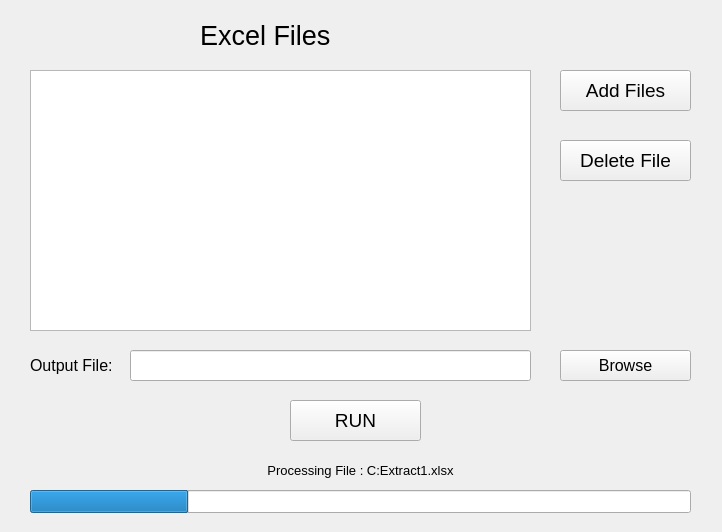
<?xml version="1.0" encoding="UTF-8"?>
<ui version="4.0">
 <class>MainWindow</class>
 <widget class="QMainWindow" name="MainWindow">
  <property name="enabled">
   <bool>true</bool>
  </property>
  <property name="geometry">
   <rect>
    <x>0</x>
    <y>0</y>
    <width>722</width>
    <height>532</height>
   </rect>
  </property>
  <property name="sizePolicy">
   <sizepolicy hsizetype="Fixed" vsizetype="Fixed">
    <horstretch>0</horstretch>
    <verstretch>0</verstretch>
   </sizepolicy>
  </property>
  <property name="windowTitle">
   <string>Main</string>
  </property>
  <widget class="QWidget" name="centralwidget">
   <property name="sizePolicy">
    <sizepolicy hsizetype="Fixed" vsizetype="Fixed">
     <horstretch>0</horstretch>
     <verstretch>0</verstretch>
    </sizepolicy>
   </property>
   <widget class="QListWidget" name="list_files">
    <property name="geometry">
     <rect>
      <x>30</x>
      <y>70</y>
      <width>501</width>
      <height>261</height>
     </rect>
    </property>
    <property name="font">
     <font>
      <pointsize>12</pointsize>
     </font>
    </property>
    <property name="selectionMode">
     <enum>QAbstractItemView::MultiSelection</enum>
    </property>
    <property name="selectionBehavior">
     <enum>QAbstractItemView::SelectItems</enum>
    </property>
    <property name="modelColumn">
     <number>0</number>
    </property>
   </widget>
   <widget class="QLabel" name="label">
    <property name="geometry">
     <rect>
      <x>200</x>
      <y>10</y>
      <width>131</width>
      <height>51</height>
     </rect>
    </property>
    <property name="font">
     <font>
      <pointsize>20</pointsize>
     </font>
    </property>
    <property name="text">
     <string>Excel Files</string>
    </property>
   </widget>
   <widget class="QPushButton" name="btn_AddFiles">
    <property name="geometry">
     <rect>
      <x>560</x>
      <y>70</y>
      <width>131</width>
      <height>41</height>
     </rect>
    </property>
    <property name="font">
     <font>
      <pointsize>14</pointsize>
     </font>
    </property>
    <property name="text">
     <string>Add Files</string>
    </property>
   </widget>
   <widget class="QPushButton" name="btn_DeleteFile">
    <property name="geometry">
     <rect>
      <x>560</x>
      <y>140</y>
      <width>131</width>
      <height>41</height>
     </rect>
    </property>
    <property name="font">
     <font>
      <pointsize>14</pointsize>
     </font>
    </property>
    <property name="text">
     <string>Delete File</string>
    </property>
   </widget>
   <widget class="QLabel" name="label_2">
    <property name="geometry">
     <rect>
      <x>30</x>
      <y>350</y>
      <width>91</width>
      <height>31</height>
     </rect>
    </property>
    <property name="font">
     <font>
      <pointsize>12</pointsize>
     </font>
    </property>
    <property name="text">
     <string>Output File:</string>
    </property>
   </widget>
   <widget class="QLineEdit" name="edit_output_file">
    <property name="geometry">
     <rect>
      <x>130</x>
      <y>350</y>
      <width>401</width>
      <height>31</height>
     </rect>
    </property>
    <property name="font">
     <font>
      <pointsize>9</pointsize>
     </font>
    </property>
    <property name="text">
     <string/>
    </property>
   </widget>
   <widget class="QPushButton" name="btn_Browse">
    <property name="geometry">
     <rect>
      <x>560</x>
      <y>350</y>
      <width>131</width>
      <height>31</height>
     </rect>
    </property>
    <property name="font">
     <font>
      <pointsize>12</pointsize>
     </font>
    </property>
    <property name="text">
     <string>Browse</string>
    </property>
   </widget>
   <widget class="QPushButton" name="btn_Run">
    <property name="geometry">
     <rect>
      <x>290</x>
      <y>400</y>
      <width>131</width>
      <height>41</height>
     </rect>
    </property>
    <property name="font">
     <font>
      <pointsize>14</pointsize>
     </font>
    </property>
    <property name="text">
     <string>RUN</string>
    </property>
   </widget>
   <widget class="QProgressBar" name="prgressbar_Run">
    <property name="geometry">
     <rect>
      <x>30</x>
      <y>490</y>
      <width>661</width>
      <height>23</height>
     </rect>
    </property>
    <property name="layoutDirection">
     <enum>Qt::LeftToRight</enum>
    </property>
    <property name="value">
     <number>24</number>
    </property>
    <property name="textVisible">
     <bool>false</bool>
    </property>
    <property name="orientation">
     <enum>Qt::Horizontal</enum>
    </property>
    <property name="textDirection">
     <enum>QProgressBar::TopToBottom</enum>
    </property>
    <property name="format">
     <string>%p%</string>
    </property>
   </widget>
   <widget class="QLabel" name="lbl_progress">
    <property name="geometry">
     <rect>
      <x>30</x>
      <y>460</y>
      <width>661</width>
      <height>20</height>
     </rect>
    </property>
    <property name="font">
     <font>
      <pointsize>10</pointsize>
     </font>
    </property>
    <property name="text">
     <string>Processing File : C:Extract1.xlsx</string>
    </property>
    <property name="alignment">
     <set>Qt::AlignCenter</set>
    </property>
   </widget>
  </widget>
 </widget>
 <resources/>
 <connections>
  <connection>
   <sender>btn_AddFiles</sender>
   <signal>released()</signal>
   <receiver>MainWindow</receiver>
   <slot>addfiles()</slot>
   <hints>
    <hint type="sourcelabel">
     <x>601</x>
     <y>95</y>
    </hint>
    <hint type="destinationlabel">
     <x>561</x>
     <y>658</y>
    </hint>
   </hints>
  </connection>
  <connection>
   <sender>btn_DeleteFile</sender>
   <signal>released()</signal>
   <receiver>MainWindow</receiver>
   <slot>deletefiles()</slot>
   <hints>
    <hint type="sourcelabel">
     <x>632</x>
     <y>171</y>
    </hint>
    <hint type="destinationlabel">
     <x>626</x>
     <y>661</y>
    </hint>
   </hints>
  </connection>
  <connection>
   <sender>btn_Browse</sender>
   <signal>released()</signal>
   <receiver>MainWindow</receiver>
   <slot>browse()</slot>
   <hints>
    <hint type="sourcelabel">
     <x>665</x>
     <y>366</y>
    </hint>
    <hint type="destinationlabel">
     <x>694</x>
     <y>635</y>
    </hint>
   </hints>
  </connection>
  <connection>
   <sender>btn_Run</sender>
   <signal>released()</signal>
   <receiver>MainWindow</receiver>
   <slot>run()</slot>
   <hints>
    <hint type="sourcelabel">
     <x>394</x>
     <y>413</y>
    </hint>
    <hint type="destinationlabel">
     <x>388</x>
     <y>599</y>
    </hint>
   </hints>
  </connection>
  <connection>
   <sender>list_files</sender>
   <signal>itemClicked(QListWidgetItem*)</signal>
   <receiver>MainWindow</receiver>
   <slot>selecteditems()</slot>
   <hints>
    <hint type="sourcelabel">
     <x>408</x>
     <y>258</y>
    </hint>
    <hint type="destinationlabel">
     <x>451</x>
     <y>737</y>
    </hint>
   </hints>
  </connection>
 </connections>
 <slots>
  <slot>selecteditems()</slot>
  <slot>addfiles()</slot>
  <slot>deletefiles()</slot>
  <slot>browse()</slot>
  <slot>run()</slot>
 </slots>
</ui>
